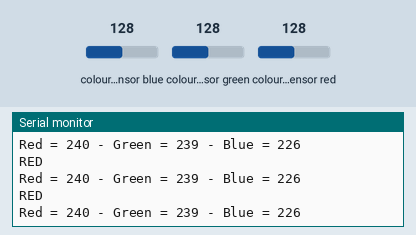
Simulated run of this sketch. Board: Arduino Uno, built with avr-gcc and run on an emulated ATmega328P. Shown: the last lines printed to the serial monitor. Wiring (inferred from the names in the program): TCS3200 colour sensor: output pin 3; S2 pin 11; S3 pin 12; S0 pin 9; S1 pin 10. The test bench sets the inputs (shaded band); at power-on: colour sensor blue 128, colour sensor green 128, colour sensor red 128.

Above: at 1.2 s.
1.3 s: colour sensor blue set to 24
At 2.4 s:
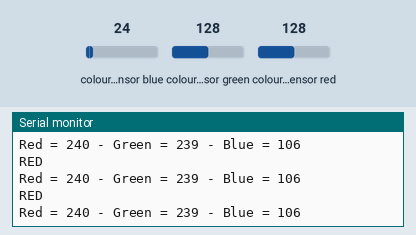
4.3 s: colour sensor blue set to 20
At 5.2 s:
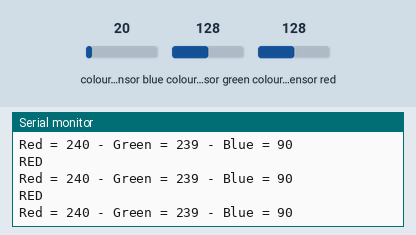
Timing chart, 0 to 7.3 s (numbered marks = the images above; inputs shaded):
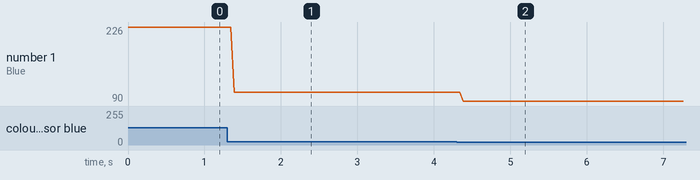

Measured:
- after the input at 1.3 s, the serial monitor: prints a new line after 0.09 s (image 1)
- after the input at 4.3 s, the serial monitor: prints a new line after 0.08 s (image 2)
- plotted number 1: 226 → 106 after the input at 1.3 s, 106 → 90 after the input at 4.3 s

The sketch:

color_sensor.ino
```cpp
// Define color sensor pins
#define S0 9
#define S1 10
#define S2 11
#define S3 12
#define sensorOut 3

// Calibration Values
// *Get these from Calibration Sketch
int redMin = 24; // Red minimum value
int redMax = 273; // Red maximum value
int greenMin = 23; // Green minimum value
int greenMax = 270; // Green maximum value
int blueMin = 18; // Blue minimum value
int blueMax = 200; // Blue maximum value

// Variables for Color Pulse Width Measurements
int redPW = 0;
int greenPW = 0;
int bluePW = 0;

// Variables for final Color values
int redValue;
int greenValue;
int blueValue;

void setup() {
	// Set S0 - S3 as outputs
	pinMode(S0, OUTPUT);
	pinMode(S1, OUTPUT);
	pinMode(S2, OUTPUT);
	pinMode(S3, OUTPUT);

	// Set Sensor output as input
	pinMode(sensorOut, INPUT);

	// Set Frequency scaling to 20%
	digitalWrite(S0,HIGH);
	digitalWrite(S1,LOW);

	// Setup Serial Monitor
	Serial.begin(9600);
}

void loop() {
	// Read Red value
	redPW = getRedPW();
	// Map to value from 0-255
	redValue = map(redPW, redMin,redMax,255,0);
	// Delay to stabilize sensor
	// delay(200);

	// Read Green value
	greenPW = getGreenPW();
	// Map to value from 0-255
	greenValue = map(greenPW, greenMin,greenMax,255,0);
	// Delay to stabilize sensor
	// delay(200);

	// Read Blue value
	bluePW = getBluePW();
	// Map to value from 0-255
	blueValue = map(bluePW, blueMin,blueMax,255,0);
	// Delay to stabilize sensor
	// delay(200);

	// Print output to Serial Monitor
	Serial.print("Red = ");
	Serial.print(redValue);
	Serial.print(" - Green = ");
	Serial.print(greenValue);
	Serial.print(" - Blue = ");
	Serial.println(blueValue);

  if (redValue > 230 && greenValue > 230 && blueValue > 230)
  {
    Serial.println("NONE");
  }
  else if (redValue > greenValue)
  {
    Serial.println("RED");
  }
  else if(greenValue > redValue)
  {
    Serial.println("GREEN");
  }


}


// Function to read Red Pulse Widths
int getRedPW() {
	// Set sensor to read Red only
	digitalWrite(S2,LOW);
	digitalWrite(S3,LOW);
	// Define integer to represent Pulse Width
	int PW;
	// Read the output Pulse Width
	PW = pulseIn(sensorOut, LOW);
	// Return the value
	return PW;
}

// Function to read Green Pulse Widths
int getGreenPW() {
	// Set sensor to read Green only
	digitalWrite(S2,HIGH);
	digitalWrite(S3,HIGH);
	// Define integer to represent Pulse Width
	int PW;
	// Read the output Pulse Width
	PW = pulseIn(sensorOut, LOW);
	// Return the value
	return PW;
}

// Function to read Blue Pulse Widths
int getBluePW() {
	// Set sensor to read Blue only
	digitalWrite(S2,LOW);
	digitalWrite(S3,HIGH);
	// Define integer to represent Pulse Width
	int PW;
	// Read the output Pulse Width
	PW = pulseIn(sensorOut, LOW);
	// Return the value
	return PW;
}
```
